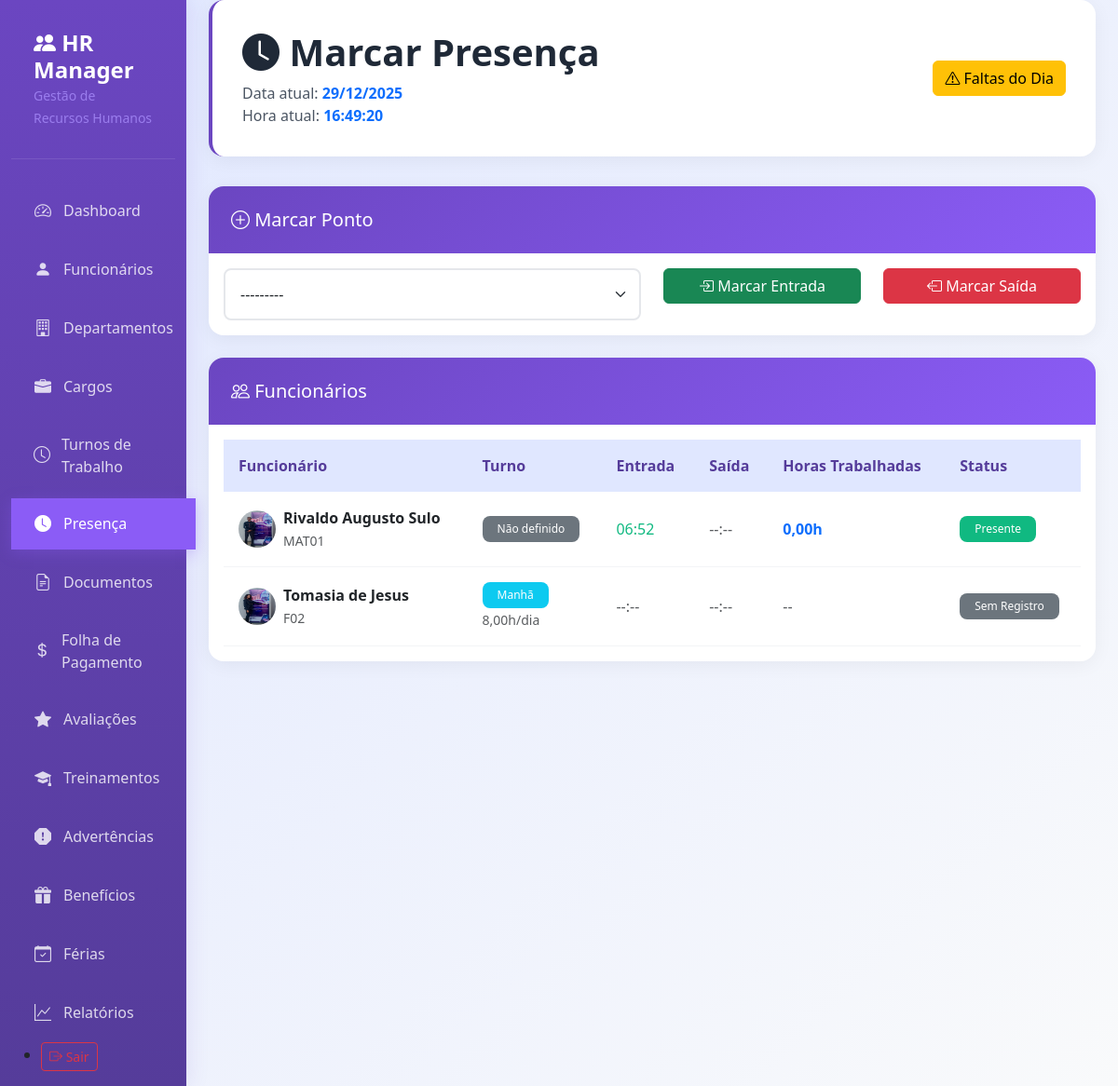
Page /presenca/ (signed in) on the committed database.
### rh/models.py (models this page shows, shortened)
class Funcionario(models.Model):
    STATUS_CHOICES = [
        ('Ativo', 'Ativo'),
        ('Afastado', 'Afastado'),
        ('Demitido', 'Demitido'),
        ('Aposentado', 'Aposentado'),
    ]
    TIPO_CONTRATO = [
        ('Efetivo', 'Efetivo'),
        ('PrazoDeterminado', 'Prazo Determinado'),
        ('Estagiario', 'Estagiário'),
        ('Consultor', 'Consultor'),
    ]
    empresa = models.ForeignKey(Empresa,on_delete=models.CASCADE, related_name='funcionarios')
    matricula = models.CharField(max_length=20, unique=True, verbose_name='Matrícula')
    nome_completo = models.CharField(max_length=200, verbose_name='Nome Completo')
    email_corporativo = models.EmailField(unique=True, verbose_name='E-mail Corporativo')
    cpf = models.CharField(max_length=14, unique=True, verbose_name='CPF')
    rg = models.CharField(max_length=20, blank=True, verbose_name='RG')
    data_nascimento = models.DateField(verbose_name='Data de Nascimento')
    telefone = models.CharField(max_length=20, blank=True, verbose_name='Telefone')
    endereco = models.TextField(verbose_name='Endereço Completo')
    cargo = models.ForeignKey(Cargo, on_delete=models.PROTECT, verbose_name='Cargo')
    departamento = models.ForeignKey(Departamento, on_delete=models.PROTECT, verbose_name='Departamento')
    data_admissao = models.DateField(verbose_name='Data de Admissão')
    data_demissao = models.DateField(null=True, blank=True, verbose_name='Data de Demissão')
    tipo_contrato = models.CharField(max_length=20, choices=TIPO_CONTRATO, default='CLT', verbose_name='Tipo de Contrato')
    salario_atual = models.DecimalField(max_digits=10, decimal_places=2, verbose_name='Salário Atual')
    status = models.CharField(max_length=20, choices=STATUS_CHOICES, default='Ativo', verbose_name='Status')
    foto = models.ImageField(upload_to='funcionarios/fotos/', null=True, blank=True, verbose_name='Foto')
    turno = models.ForeignKey('TurnoTrabalho', on_delete=models.SET_NULL, null=True, blank=True, verbose_name='Turno de Trabalho')
    banco = models.CharField(max_length=100, blank=True, verbose_name='Banco')
    agencia = models.CharField(max_length=20, blank=True, verbose_name='Agência')
    conta_corrente = models.CharField(max_length=20, blank=True, verbose_name='Conta Corrente')
    criado_em = models.DateTimeField(auto_now_add=True, verbose_name='Criado em')
    atualizado_em = models.DateTimeField(auto_now=True, verbose_name='Atualizado em')
    class Meta:
        verbose_name = 'Funcionário'
        verbose_name_plural = 'Funcionários'
        ordering = ['nome_completo']
    def __str__(self):
        return f"{self.nome_completo} ({self.matricula})"

class Presenca(models.Model):
    empresa = models.ForeignKey(Empresa, on_delete=models.CASCADE)
    funcionario = models.ForeignKey(Funcionario, on_delete=models.CASCADE, related_name='presencas', verbose_name='Funcionário')
    data = models.DateField(verbose_name='Data')
    hora_entrada = models.TimeField(null=True, blank=True, verbose_name='Hora de Entrada')
    hora_saida = models.TimeField(null=True, blank=True, verbose_name='Hora de Saída')
    horas_trabalhadas = models.DecimalField(max_digits=5, decimal_places=2, default=0, verbose_name='Horas Trabalhadas')
    STATUS_PRESENCA = [
        ('Presente', 'Presente'),
        ('Falta', 'Falta'),
        ('Falta_Justificada', 'Falta Justificada'),
        ('Atraso', 'Atraso'),
        ('Saida_Antecipada', 'Saída Antecipada'),
        ('Feriado', 'Feriado'),
        ('Folga', 'Folga'),
    ]
    status = models.CharField(max_length=20, choices=STATUS_PRESENCA, default='Presente', verbose_name='Status')
    observacao = models.TextField(blank=True, verbose_name='Observação')
    registrada_por = models.ForeignKey(settings.AUTH_USER_MODEL, on_delete=models.SET_NULL, null=True, blank=True, verbose_name='Registrada por')
    criada_em = models.DateTimeField(auto_now_add=True, verbose_name='Criada em')
    atualizada_em = models.DateTimeField(auto_now=True, verbose_name='Atualizada em')
    class Meta:
        verbose_name = 'Presença'
        verbose_name_plural = 'Presenças'
        ordering = ['-data', 'funcionario__nome_completo']
        unique_together = ['funcionario', 'data']
    @property
    def horas_faltantes(self):
        if self.funcionario.turno:
            horas_esperadas = self.funcionario.turno.horas_diarias
            return max(0, horas_esperadas - self.horas_trabalhadas)
        return 0

class TurnoTrabalho(models.Model):
    TIPO_TURNO = [
        ('8h', '8 horas diárias'),
        ('12h', '12 horas diárias'),
        ('12h_36h', '12h trabalho / 36h folga'),
        ('12h_48h', '12h trabalho / 48h folga'),
        ('6h', '6 horas diárias'),
        ('4h', '4 horas diárias'),
        ('Fim_de_Semana', 'Fins de semana'),
        ('Personalizado', 'Personalizado'),
    ]
    empresa = models.ForeignKey(Empresa, on_delete=models.CASCADE)
    nome = models.CharField(max_length=100, verbose_name='Nome do Turno')
    tipo = models.CharField(max_length=20, choices=TIPO_TURNO, verbose_name='Tipo de Turno')
    horas_diarias = models.DecimalField(max_digits=4, decimal_places=2, verbose_name='Horas Diárias')
    horas_semanais = models.DecimalField(max_digits=5, decimal_places=2, verbose_name='Horas Semanais')
    dias_trabalho_semana = models.IntegerField(default=5, verbose_name='Dias de Trabalho por Semana')
    descricao = models.TextField(blank=True, verbose_name='Descrição')
    ativo = models.BooleanField(default=True, verbose_name='Ativo')
    class Meta:
        verbose_name = 'Turno de Trabalho'
        verbose_name_plural = 'Turnos de Trabalho'
        ordering = ['nome']

### rh/views.py (the view)
# urls.py: path('presenca/', views.marcar_presenca, name='marcar_presenca'),
@login_required
def marcar_presenca(request):
    empresa = request.user.empresa
    agora = timezone.now()
    data_atual = agora.date()
    funcionarios = Funcionario.objects.filter(empresa=empresa, status='Ativo').select_related('turno', 'departamento').order_by('nome_completo')
    presencas_hoje = Presenca.objects.filter(empresa=empresa, data=data_atual).select_related('funcionario', 'funcionario__turno')
    presencas_dict = {p.funcionario_id: p for p in presencas_hoje}
    if request.method == 'POST':
        form = MarcacaoPontoForm(request.POST)
        if form.is_valid():
            funcionario = get_object_or_404(
                Funcionario,
                id=form.cleaned_data['funcionario'].id,
                empresa=empresa
            )
            tipo_marcacao = request.POST.get('tipo_marcacao')
            presenca, created = Presenca.objects.filter(empresa=empresa).get_or_create(
                empresa=empresa,
                funcionario=funcionario,
                data=data_atual,
                defaults={'registrada_por': request.user}
            )
            agora = timezone.now().time()
            if tipo_marcacao == 'entrada':
                if presenca.hora_entrada:
                    messages.warning(request, f'{funcionario.nome_completo} já marcou entrada às {presenca.hora_entrada}')
                else:
                    presenca.hora_entrada = agora
                    presenca.registrada_por = request.user
                    presenca.save()
                    messages.success(request, f'Entrada de {funcionario.nome_completo} registrada com sucesso!')
            elif tipo_marcacao == 'saida':
                if not presenca.hora_entrada:
                    messages.error(request, f'{funcionario.nome_completo} precisa marcar entrada primeiro!')
                elif presenca.hora_saida:
                    messages.warning(request, f'{funcionario.nome_completo} já marcou saída às {presenca.hora_saida}')
                else:
                    presenca.hora_saida = agora
                    presenca.registrada_por = request.user
                    presenca.save()
                    horas_trabalhadas = presenca.horas_trabalhadas
                    messages.success(request, f'Saída de {funcionario.nome_completo} registrada! Horas trabalhadas: {horas_trabalhadas}h')
            return redirect('marcar_presenca')
    else:
        form = MarcacaoPontoForm()
    context = {
        'data_atual': data_atual,
        'agora': agora,
        'funcionarios': funcionarios,
        'presencas_dict': presencas_dict,
        'form': form,
    }
    return render(request, 'rh/marcar_presenca.html', context)

### rh/forms.py
class MarcacaoPontoForm(forms.Form):
    funcionario = forms.ModelChoiceField(
        queryset=Funcionario.objects.filter(status='Ativo'),
        widget=forms.Select(attrs={'class': 'form-select'})
    )
    def __init__(self, *args, **kwargs):
        super().__init__(*args, **kwargs)
        self.fields['funcionario'].label = 'Funcionário'

### rh/templatetags/rh_filters.py (called while the page is built)
@register.filter
def get_item(dictionary, key):
    return dictionary.get(key)

### templates/rh/marcar_presenca.html (shortened to what this page needs)
{% extends 'base.html' %}
{% load rh_filters %}
{% load tz %}
{% block content %}
<div class="page-header">
    <div class="row align-items-center">
        <div class="col">
            <h1><i class="bi bi-clock-fill"></i> Marcar Presença</h1>
            <p class="mb-0">Data atual: <strong class="text-primary" id="data-atual">{{ data_atual|date:"d/m/Y" }}</strong></p>
            <p class="mb-0">Hora atual: <strong class="text-primary" id="hora-atual">{{ agora|date:"H:i:s" }}</strong></p>
        </div>
        <div class="col-auto">
            <a href="{% url 'faltas_do_dia' %}" class="btn btn-warning">
                <i class="bi bi-exclamation-triangle"></i> Faltas do Dia
            </a>
        </div>
    </div>
</div>
<div class="card mb-4">
    <div class="card-header">
        <h5 class="mb-0"><i class="bi bi-plus-circle"></i> Marcar Ponto</h5>
    </div>
    <div class="card-body">
        <form method="post" id="form-presenca">
            <div class="row">
                <div class="col-md-6">
                    {{ form.funcionario }}
                </div>
                <div class="col-md-3">
                    <button type="submit" name="tipo_marcacao" value="entrada" class="btn btn-success w-100">
                        <i class="bi bi-box-arrow-in-right"></i> Marcar Entrada
                    </button>
                </div>
                <div class="col-md-3">
                    <button type="submit" name="tipo_marcacao" value="saida" class="btn btn-danger w-100">
                        <i class="bi bi-box-arrow-left"></i> Marcar Saída
                    </button>
                </div>
            </div>
        </form>
    </div>
</div>
<div class="card">
    <div class="card-header">
        <h5 class="mb-0"><i class="bi bi-people"></i> Funcionários</h5>
    </div>
    <div class="card-body">
        <div class="table-responsive">
            <table class="table table-hover">
                <thead>
                    <tr>
                        <th>Funcionário</th>
                        <th>Turno</th>
                        <th>Entrada</th>
                        <th>Saída</th>
                        <th>Horas Trabalhadas</th>
                        <th>Status</th>
                    </tr>
                </thead>
                <tbody>
                    {% for funcionario in funcionarios %}
                    {% with presenca=presencas_dict|get_item:funcionario.id %}
                    <tr>
                        <td>
                            <div class="d-flex align-items-center">
                                {% if funcionario.foto %}
                                    <img src="{{ funcionario.foto.url }}" alt="{{ funcionario.nome_completo }}" class="rounded-circle me-2" width="40" height="40">
                                {% else %}
                                    <div class="bg-primary text-white rounded-circle d-flex align-items-center justify-content-center me-2" style="width: 40px; height: 40px;">
                                        {{ funcionario.nome_completo|first }}
                                    </div>
                                {% endif %}
                                <div>
                                    <strong>{{ funcionario.nome_completo }}</strong>
                                    <br><small class="text-muted">{{ funcionario.matricula }}</small>
                                </div>
                            </div>
                        </td>
                        <td>
                            {% if funcionario.turno %}
                                <span class="badge bg-info">{{ funcionario.turno.nome }}</span>
                                <br><small class="text-muted">{{ funcionario.turno.horas_diarias }}h/dia</small>
                            {% else %}
                                <span class="badge bg-secondary">Não definido</span>
                            {% endif %}
                        </td>
                        <td>
                            {% if presenca and presenca.hora_entrada %}
                                <span class="text-success">{{ presenca.hora_entrada|date:"H:i" }}</span>
                            {% else %}
                                <span class="text-muted">--:--</span>
                            {% endif %}
                        </td>
                        <td>
                            {% if presenca and presenca.hora_saida %}
                                <span class="text-danger">{{ presenca.hora_saida|date:"H:i" }}</span>
                            {% else %}
                                <span class="text-muted">--:--</span>
                            {% endif %}
                        </td>
                        <td>
                            {% if presenca %}
                                <strong class="text-primary">{{ presenca.horas_trabalhadas }}h</strong>
                            {% else %}
                                <span class="text-muted">--</span>
                            {% endif %}
                        </td>
                        <td>
                            {% if presenca %}
                                <span class="badge bg-{% if presenca.status == 'Presente' %}success{% elif presenca.status == 'Falta' %}danger{% elif presenca.status == 'Falta_Justificada' %}warning{% else %}secondary{% endif %}">
                                    {{ presenca.get_status_display }}
                                </span>
                            {% else %}
                                <span class="badge bg-secondary">Sem Registro</span>
                            {% endif %}
                        </td>
                    </tr>
                    {% endwith %}
                    {% endfor %}
                </tbody>
            </table>
        </div>
    </div>
</div>
{% endblock %}

### templates/base.html (style rules this page uses)
:root { --primary-purple: #6B46C1; --primary-purple-dark: #553C9A; --primary-purple-light: #8B5CF6; --secondary-purple: #A78BFA; --light-purple: #E0E7FF; --white: #FFFFFF; --gray-50: #F9FAFB; --gray-100: #F3F4F6; --gray-200: #E5E7EB; --gray-600: #4B5563; --gray-800: #1F2937; --success: #10B981; --warning: #F59E0B; --danger: #EF4444; }
* { margin: 0; padding: 0; box-sizing: border-box; }
body { font-family: 'Segoe UI', Tahoma, Geneva, Verdana, sans-serif; background: linear-gradient(135deg, var(--light-purple) 0%, var(--gray-50) 100%); min-height: 100vh; }
.page-header { background: var(--white); padding: 2rem; border-radius: 1rem; box-shadow: 0 4px 20px rgba(0, 0, 0, 0.05); margin-bottom: 2rem; border-left: 4px solid var(--primary-purple); }
.page-header h1 { color: var(--gray-800); font-weight: 700; margin-bottom: 0.5rem; }
.page-header p { color: var(--gray-600); margin: 0; }
.card { background: var(--white); border: none; border-radius: 1rem; box-shadow: 0 4px 20px rgba(0, 0, 0, 0.05); transition: all 0.3s ease; overflow: hidden; }
.card-header { background: linear-gradient(135deg, var(--primary-purple) 0%, var(--primary-purple-light) 100%); color: var(--white); border: none; padding: 1.5rem; font-weight: 600; }
.form-control, .form-select { border: 2px solid var(--gray-200); border-radius: 0.5rem; padding: 0.875rem 1rem; transition: all 0.3s ease; }
.table { margin-bottom: 0; }
.table th { background: var(--light-purple); color: var(--primary-purple-dark); font-weight: 600; border: none; padding: 1rem; }
.table td { padding: 1rem; vertical-align: middle; border-color: var(--gray-100); }
.badge { padding: 0.5rem 1rem; border-radius: 0.5rem; font-weight: 500; }
.bg-success { background: var(--success) !important; }
.text-success { color: var(--success) !important; }

### rows in the picture
Funcionario: foto (picture), nome_completo "Rivaldo Augusto Sulo", matricula "MAT01", shows "Não definido"
Presenca: hora_entrada "06:52", horas_trabalhadas "0,00", status "Presente"
Funcionario: foto (picture), nome_completo "Tomasia de Jesus", matricula "F02", turno.nome "Manhã", turno.horas_diarias "8,00", shows "Sem Registro"

### other values in the picture
{{ data_atual|date:"d/m/Y" }} "29/12/2025"
